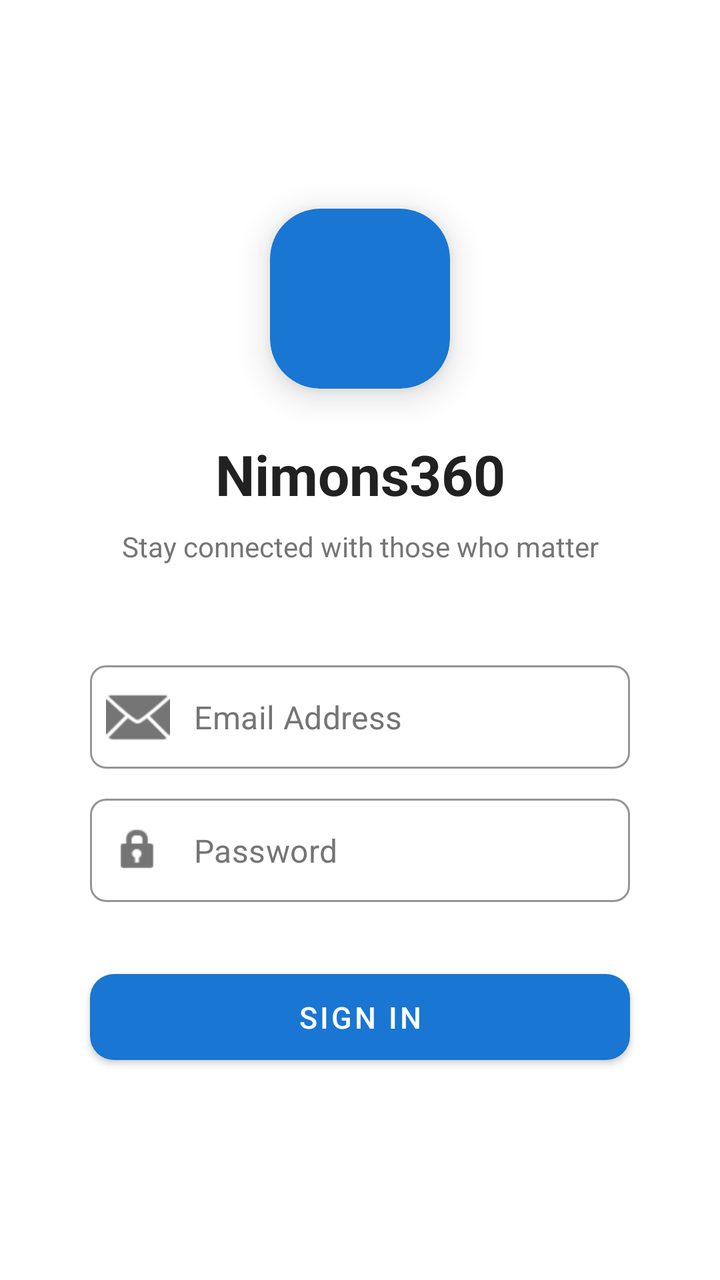
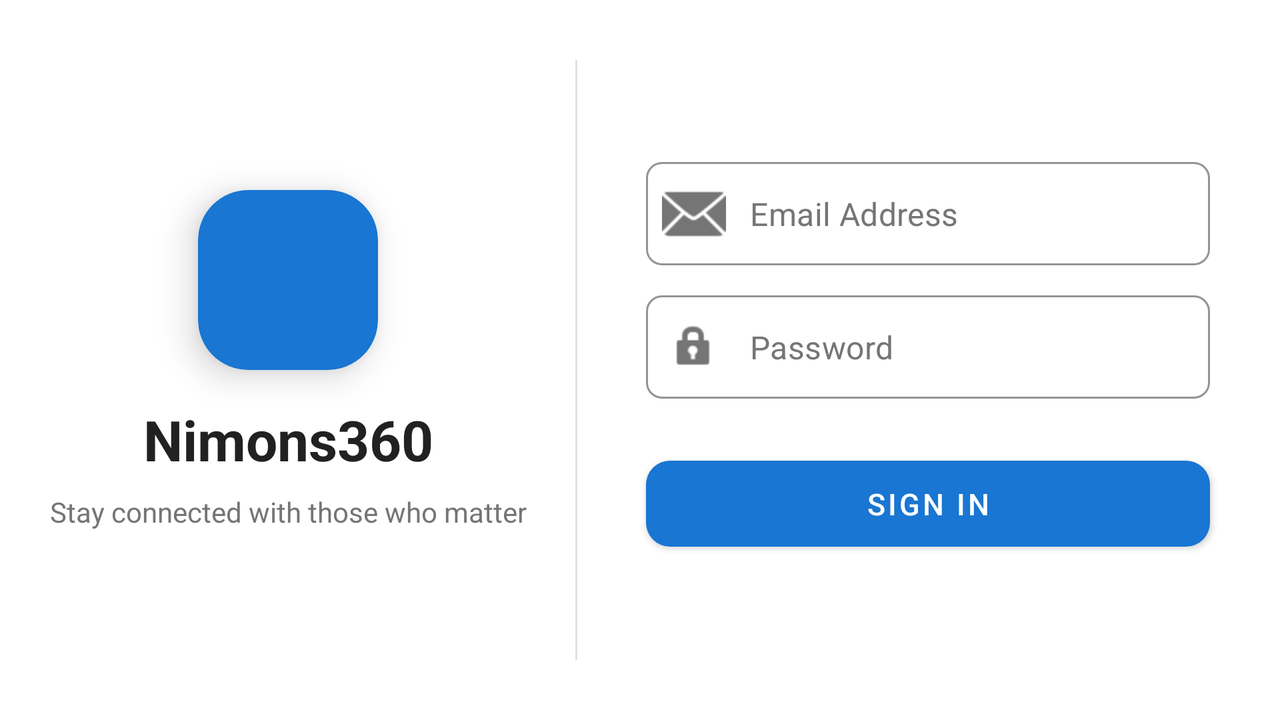

The same Android screen from two of the app's own layout files: first res/layout/ as a phone draws it, then the repository's variant for another configuration, drawn on a device whose configuration selects that folder. Both files follow.
<!-- AndroidManifest.xml: activity theme Theme.Nimons360 -->
<!-- res/layout/activity_login.xml -->
<?xml version="1.0" encoding="utf-8"?>
<FrameLayout
    xmlns:android="http://schemas.android.com/apk/res/android"
    xmlns:app="http://schemas.android.com/apk/res-auto"
    xmlns:tools="http://schemas.android.com/tools"
    android:layout_width="match_parent"
    android:layout_height="match_parent"
    android:padding="20dp"
    android:background="?attr/colorSurface">

    <androidx.constraintlayout.widget.ConstraintLayout
        android:layout_width="match_parent"
        android:layout_height="match_parent"
        android:background="@android:color/transparent"
        tools:context=".ui.auth.login.LoginActivity">

        <com.google.android.material.card.MaterialCardView
            android:id="@+id/cvLogoContainer"
            android:layout_width="90dp"
            android:layout_height="90dp"
            app:cardBackgroundColor="?attr/colorPrimary"
            app:cardCornerRadius="25dp"
            app:cardElevation="10dp"
            app:layout_constraintBottom_toTopOf="@+id/tvTitle"
            app:layout_constraintEnd_toEndOf="parent"
            app:layout_constraintStart_toStartOf="parent"
            app:layout_constraintTop_toTopOf="parent"
            app:layout_constraintVertical_chainStyle="packed">

            <ImageView
                android:id="@+id/ivLogo"
                android:layout_width="match_parent"
                android:layout_height="match_parent"
                android:padding="5dp"
                app:srcCompat="@drawable/ic_launcher_foreground" />
        </com.google.android.material.card.MaterialCardView>

        <TextView
            android:id="@+id/tvTitle"
            android:layout_width="wrap_content"
            android:layout_height="wrap_content"
            android:layout_marginTop="24dp"
            android:text="Nimons360"
            android:textColor="?android:attr/textColorPrimary"
            android:textSize="28sp"
            android:textStyle="bold"
            app:layout_constraintBottom_toTopOf="@+id/tvSubtitle"
            app:layout_constraintEnd_toEndOf="parent"
            app:layout_constraintStart_toStartOf="parent"
            app:layout_constraintTop_toBottomOf="@+id/cvLogoContainer" />

        <TextView
            android:id="@+id/tvSubtitle"
            android:layout_width="wrap_content"
            android:layout_height="wrap_content"
            android:layout_marginTop="8dp"
            android:text="Stay connected with those who matter"
            android:textColor="?android:attr/textColorSecondary"
            android:textSize="14sp"
            app:layout_constraintBottom_toTopOf="@+id/tilEmail"
            app:layout_constraintEnd_toEndOf="parent"
            app:layout_constraintStart_toStartOf="parent"
            app:layout_constraintTop_toBottomOf="@+id/tvTitle" />

        <com.google.android.material.textfield.TextInputLayout
            android:id="@+id/tilEmail"
            style="@style/Widget.MaterialComponents.TextInputLayout.OutlinedBox"
            android:layout_width="match_parent"
            android:layout_height="wrap_content"
            android:layout_marginHorizontal="25dp"
            android:layout_marginTop="50dp"
            app:boxCornerRadiusBottomEnd="8dp"
            app:boxCornerRadiusBottomStart="8dp"
            app:boxCornerRadiusTopEnd="8dp"
            app:boxCornerRadiusTopStart="8dp"
            app:boxStrokeColor="?attr/colorPrimary"
            app:hintEnabled="false"
            app:startIconDrawable="@android:drawable/ic_dialog_email"
            app:startIconTint="?android:attr/textColorSecondary"
            app:layout_constraintBottom_toTopOf="@+id/tilPassword"
            app:layout_constraintEnd_toEndOf="parent"
            app:layout_constraintStart_toStartOf="parent"
            app:layout_constraintTop_toBottomOf="@+id/tvSubtitle">

            <com.google.android.material.textfield.TextInputEditText
                android:id="@+id/etEmail"
                android:layout_width="match_parent"
                android:layout_height="wrap_content"
                android:hint="Email Address"
                android:inputType="textEmailAddress"
                android:paddingVertical="15dp"
                android:textColor="?android:attr/textColorPrimary" />
        </com.google.android.material.textfield.TextInputLayout>

        <com.google.android.material.textfield.TextInputLayout
            android:id="@+id/tilPassword"
            style="@style/Widget.MaterialComponents.TextInputLayout.OutlinedBox"
            android:layout_width="match_parent"
            android:layout_height="wrap_content"
            android:layout_marginHorizontal="25dp"
            android:layout_marginTop="15dp"
            app:boxCornerRadiusBottomEnd="8dp"
            app:boxCornerRadiusBottomStart="8dp"
            app:boxCornerRadiusTopEnd="8dp"
            app:boxCornerRadiusTopStart="8dp"
            app:boxStrokeColor="?attr/colorPrimary"
            app:hintEnabled="false"
            app:startIconDrawable="@android:drawable/ic_lock_idle_lock"
            app:startIconTint="?android:attr/textColorSecondary"
            app:passwordToggleEnabled="false"
            app:endIconMode="password_toggle"
            app:endIconTint="?android:attr/textColorPrimary"
            app:layout_constraintBottom_toTopOf="@+id/btnSignIn"
            app:layout_constraintEnd_toEndOf="parent"
            app:layout_constraintStart_toStartOf="parent"
            app:layout_constraintTop_toBottomOf="@+id/tilEmail">

            <com.google.android.material.textfield.TextInputEditText
                android:id="@+id/etPassword"
                android:layout_width="match_parent"
                android:layout_height="wrap_content"
                android:hint="Password"
                android:inputType="textPassword"
                android:paddingVertical="15dp"
                android:textColor="?android:attr/textColorPrimary" />
        </com.google.android.material.textfield.TextInputLayout>

        <com.google.android.material.button.MaterialButton
            android:id="@+id/btnSignIn"
            android:layout_width="match_parent"
            android:layout_height="55dp"
            android:layout_marginHorizontal="25dp"
            android:layout_marginTop="30dp"
            android:text="Sign In"
            android:textSize="15sp"
            app:backgroundTint="?attr/colorPrimary"
            app:cornerRadius="12dp"
            app:layout_constraintBottom_toBottomOf="parent"
            app:layout_constraintEnd_toEndOf="parent"
            app:layout_constraintStart_toStartOf="parent"
            app:layout_constraintTop_toBottomOf="@+id/tilPassword" />

    </androidx.constraintlayout.widget.ConstraintLayout>
</FrameLayout>
<!-- resources referenced by this layout -->
<resources>
  <style name="Theme.Nimons360" parent="Theme.MaterialComponents.DayNight.NoActionBar">
  
          <item name="colorPrimary">@color/blue_600</item>
          <item name="colorPrimaryVariant">@color/blue_800</item>
          <item name="colorOnPrimary">@color/white</item>
  
          <item name="colorSecondary">@color/blue_600</item>
          <item name="colorSecondaryVariant">@color/blue_800</item>
          <item name="colorOnSecondary">@color/white</item>
  
          <item name="android:colorBackground">@color/grey_50</item>
          <item name="colorSurface">@color/white</item>
          <item name="colorOnSurface">@color/grey_900</item>
  
          <item name="android:textColorPrimary">@color/grey_900</item>
          <item name="android:textColorSecondary">@color/grey_600</item>
          <item name="android:textColorHint">@color/grey_600</item>
  
          <item name="colorError">@color/red_600</item>
          <item name="colorOnError">@color/white</item>
  
      </style>
  <color name="blue_600">#1976D2</color>
  <color name="blue_800">#115293</color>
  <color name="white">#FFFFFF</color>
  <color name="grey_50">#F8F9FA</color>
  <color name="grey_900">#212121</color>
  <color name="grey_600">#757575</color>
  <color name="red_600">#D32F2F</color>
</resources>
<!-- res/layout-land/activity_login.xml (the repository's variant of the layout above) -->
<!-- drawn on the phone turned sideways -->
<?xml version="1.0" encoding="utf-8"?>
<FrameLayout
    xmlns:android="http://schemas.android.com/apk/res/android"
    xmlns:app="http://schemas.android.com/apk/res-auto"
    xmlns:tools="http://schemas.android.com/tools"
    android:layout_width="match_parent"
    android:layout_height="match_parent"
    android:background="?attr/colorSurface">

    <androidx.constraintlayout.widget.ConstraintLayout
        android:layout_width="match_parent"
        android:layout_height="match_parent"
        android:background="@android:color/transparent"
        tools:context=".ui.auth.login.LoginActivity">

        <androidx.constraintlayout.widget.Guideline
            android:id="@+id/guidelineCenter"
            android:layout_width="wrap_content"
            android:layout_height="wrap_content"
            android:orientation="vertical"
            app:layout_constraintGuide_percent="0.45" />

        <com.google.android.material.card.MaterialCardView
            android:id="@+id/cvLogoContainer"
            android:layout_width="90dp"
            android:layout_height="90dp"
            app:cardBackgroundColor="?attr/colorPrimary"
            app:cardCornerRadius="25dp"
            app:cardElevation="10dp"
            app:layout_constraintBottom_toTopOf="@+id/tvTitle"
            app:layout_constraintEnd_toStartOf="@+id/guidelineCenter"
            app:layout_constraintStart_toStartOf="parent"
            app:layout_constraintTop_toTopOf="parent"
            app:layout_constraintVertical_chainStyle="packed">

            <ImageView
                android:id="@+id/ivLogo"
                android:layout_width="match_parent"
                android:layout_height="match_parent"
                android:padding="5dp"
                app:srcCompat="@drawable/ic_launcher_foreground" />
        </com.google.android.material.card.MaterialCardView>

        <TextView
            android:id="@+id/tvTitle"
            android:layout_width="wrap_content"
            android:layout_height="wrap_content"
            android:layout_marginTop="16dp"
            android:text="Nimons360"
            android:textColor="?android:attr/textColorPrimary"
            android:textSize="28sp"
            android:textStyle="bold"
            app:layout_constraintBottom_toTopOf="@+id/tvSubtitle"
            app:layout_constraintEnd_toStartOf="@+id/guidelineCenter"
            app:layout_constraintStart_toStartOf="parent"
            app:layout_constraintTop_toBottomOf="@+id/cvLogoContainer" />

        <TextView
            android:id="@+id/tvSubtitle"
            android:layout_width="0dp"
            android:layout_height="wrap_content"
            android:layout_marginTop="8dp"
            android:layout_marginHorizontal="20dp"
            android:gravity="center"
            android:text="Stay connected with those who matter"
            android:textColor="?android:attr/textColorSecondary"
            android:textSize="14sp"
            app:layout_constraintBottom_toBottomOf="parent"
            app:layout_constraintEnd_toStartOf="@+id/guidelineCenter"
            app:layout_constraintStart_toStartOf="parent"
            app:layout_constraintTop_toBottomOf="@+id/tvTitle" />

        <View
            android:id="@+id/dividerVertical"
            android:layout_width="1dp"
            android:layout_height="0dp"
            android:layout_marginVertical="30dp"
            android:background="?android:attr/listDivider"
            app:layout_constraintBottom_toBottomOf="parent"
            app:layout_constraintEnd_toEndOf="@id/guidelineCenter"
            app:layout_constraintStart_toStartOf="@id/guidelineCenter"
            app:layout_constraintTop_toTopOf="parent" />

        <ScrollView
            android:layout_width="0dp"
            android:layout_height="0dp"
            android:fillViewport="true"
            app:layout_constraintBottom_toBottomOf="parent"
            app:layout_constraintEnd_toEndOf="parent"
            app:layout_constraintStart_toEndOf="@+id/guidelineCenter"
            app:layout_constraintTop_toTopOf="parent">

            <androidx.constraintlayout.widget.ConstraintLayout
                android:layout_width="match_parent"
                android:layout_height="wrap_content"
                android:paddingVertical="30dp"
                android:paddingHorizontal="10dp">

                <com.google.android.material.textfield.TextInputLayout
                    android:id="@+id/tilEmail"
                    style="@style/Widget.MaterialComponents.TextInputLayout.OutlinedBox"
                    android:layout_width="match_parent"
                    android:layout_height="wrap_content"
                    android:layout_marginHorizontal="25dp"
                    app:boxCornerRadiusBottomEnd="8dp"
                    app:boxCornerRadiusBottomStart="8dp"
                    app:boxCornerRadiusTopEnd="8dp"
                    app:boxCornerRadiusTopStart="8dp"
                    app:boxStrokeColor="?attr/colorPrimary"
                    app:hintEnabled="false"
                    app:startIconDrawable="@android:drawable/ic_dialog_email"
                    app:startIconTint="?android:attr/textColorSecondary"
                    app:layout_constraintBottom_toTopOf="@+id/tilPassword"
                    app:layout_constraintEnd_toEndOf="parent"
                    app:layout_constraintStart_toStartOf="parent"
                    app:layout_constraintTop_toTopOf="parent"
                    app:layout_constraintVertical_chainStyle="packed">

                    <com.google.android.material.textfield.TextInputEditText
                        android:id="@+id/etEmail"
                        android:layout_width="match_parent"
                        android:layout_height="wrap_content"
                        android:hint="Email Address"
                        android:inputType="textEmailAddress"
                        android:paddingVertical="15dp"
                        android:textColor="?android:attr/textColorPrimary" />
                </com.google.android.material.textfield.TextInputLayout>

                <com.google.android.material.textfield.TextInputLayout
                    android:id="@+id/tilPassword"
                    style="@style/Widget.MaterialComponents.TextInputLayout.OutlinedBox"
                    android:layout_width="match_parent"
                    android:layout_height="wrap_content"
                    android:layout_marginHorizontal="25dp"
                    android:layout_marginTop="15dp"
                    app:boxCornerRadiusBottomEnd="8dp"
                    app:boxCornerRadiusBottomStart="8dp"
                    app:boxCornerRadiusTopEnd="8dp"
                    app:boxCornerRadiusTopStart="8dp"
                    app:boxStrokeColor="?attr/colorPrimary"
                    app:hintEnabled="false"
                    app:startIconDrawable="@android:drawable/ic_lock_idle_lock"
                    app:startIconTint="?android:attr/textColorSecondary"
                    app:passwordToggleEnabled="false"
                    app:endIconMode="password_toggle"
                    app:endIconTint="?android:attr/textColorPrimary"
                    app:layout_constraintBottom_toTopOf="@+id/btnSignIn"
                    app:layout_constraintEnd_toEndOf="parent"
                    app:layout_constraintStart_toStartOf="parent"
                    app:layout_constraintTop_toBottomOf="@+id/tilEmail">

                    <com.google.android.material.textfield.TextInputEditText
                        android:id="@+id/etPassword"
                        android:layout_width="match_parent"
                        android:layout_height="wrap_content"
                        android:hint="Password"
                        android:inputType="textPassword"
                        android:paddingVertical="15dp"
                        android:textColor="?android:attr/textColorPrimary" />
                </com.google.android.material.textfield.TextInputLayout>

                <com.google.android.material.button.MaterialButton
                    android:id="@+id/btnSignIn"
                    android:layout_width="match_parent"
                    android:layout_height="55dp"
                    android:layout_marginHorizontal="25dp"
                    android:layout_marginTop="25dp"
                    android:text="Sign In"
                    android:textSize="15sp"
                    app:backgroundTint="?attr/colorPrimary"
                    app:cornerRadius="12dp"
                    app:layout_constraintBottom_toBottomOf="parent"
                    app:layout_constraintEnd_toEndOf="parent"
                    app:layout_constraintStart_toStartOf="parent"
                    app:layout_constraintTop_toBottomOf="@+id/tilPassword" />

            </androidx.constraintlayout.widget.ConstraintLayout>
        </ScrollView>

    </androidx.constraintlayout.widget.ConstraintLayout>
</FrameLayout>
